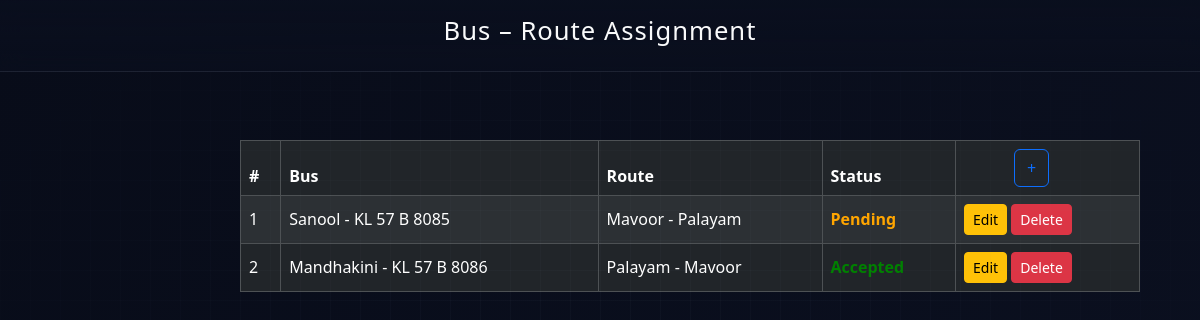
Page /assignbusroute (signed in) on the earlier database version.
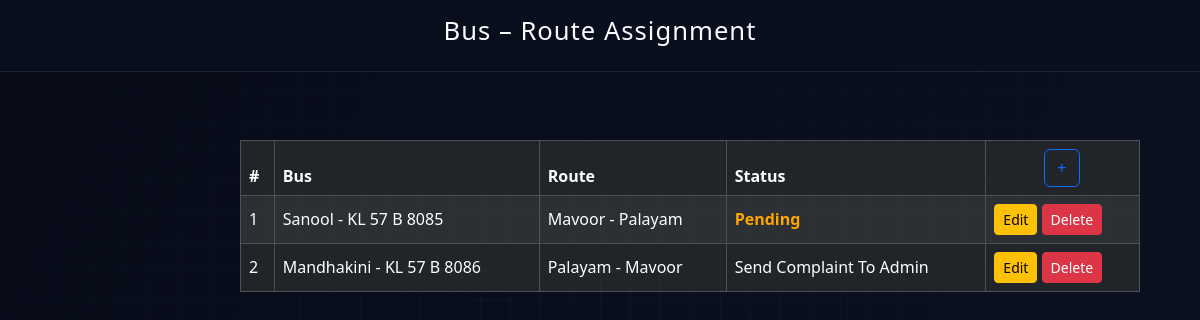
Same page on the later database version.
### busapp/models.py (models this page shows)
class AssignBusRoute(models.Model):
    BusId = models.ForeignKey(BusModel, on_delete=models.CASCADE, null=True, blank=True)
    RouteId = models.ForeignKey(BusRoutesModel, on_delete=models.CASCADE, null=True, blank=True)
    status = models.CharField(max_length=100, null=True, blank=True, default='Pending')

class BusModel(models.Model):
    OwnerId = models.ForeignKey(OwnerModel, on_delete=models.CASCADE, null=True, blank=True)
    name = models.CharField(max_length=100, null=True, blank=True)
    Number = models.CharField(max_length=100, null=True, blank=True)
    Type = models.CharField(max_length=100, null=True, blank=True)
    capacity = models.CharField(max_length=100, null=True, blank=True)
    image = models.FileField(upload_to='busimages', null=True, blank=True)

class BusRoutesModel(models.Model):
    source = models.CharField(max_length=100, null=True, blank=True)
    destination = models.CharField(max_length=100, null=True, blank=True)
    created_at = models.DateField(auto_now_add=True)
    updated_at = models.DateField(auto_now=True)

### busapp/views.py (the view, shortened to what this page needs)
# urls.py: path('assignbusroute', AssignBusRouteView.as_view(), name='assignbusroute'),
class AssignBusRouteView(View):
    def get(self, request):
        c = request.session['login_id']
        routes = BusRoutesModel.objects.all()
        all_buses = BusModel.objects.filter(OwnerId__Login_ID__id=c)
        unassigned_buses = all_buses.exclude(
            id__in=AssignBusRoute.objects.values_list("BusId_id", flat=True)
        )
        assigned = AssignBusRoute.objects.filter(BusId__OwnerId__Login_ID__id=c)
        return render(request, 'BusOwner/AssignBusRoute.html', {
            'routes': routes,
            'bus': unassigned_buses,      # for Add Modal
            'all_buses': all_buses,       # for Edit Modal
            'assigned': assigned
        })

### templates/BusOwner/AssignBusRoute.html (shortened to what this page needs)
{% load static %}
<html lang="en">
<head>
  <link href="https://cdn.jsdelivr.net/npm/bootstrap@5.3.2/dist/css/bootstrap.min.css" rel="stylesheet">
  <link rel="stylesheet" href="{% static 'css/dash.css' %}">
</head>
<body>
  <header>
    <h1>Bus – Route Assignment</h1>
  </header>
<div class="container mt-5 text-center">
<div class="d-flex justify-content-center">
  <table class="table table-dark table-striped table-bordered align-middle" style="width: 900px; margin-left: 180px;">
    <thead>
      <tr>
        <th>#</th>
        <th>Bus</th>
        <th>Route</th>
        <th>Status</th>
        <th>
          <button class="btn btn-outline-primary" style="margin-left: 50px;" data-bs-toggle="modal" data-bs-target="#assignModal">+</button>
        </th>
      </tr>
    </thead>
    <tbody>
      {% if assigned %}
        {% for i in assigned %}
        <tr>
          <td>{{ forloop.counter }}</td>
          <td>{{ i.BusId.name }} - {{ i.BusId.Number }}</td>
          <td>{{ i.RouteId.source }} - {{ i.RouteId.destination }}</td>
          {% if i.status == "Pending" %}
          <td style="color: orange;"><b>{{ i.status }}</b></td>
          {% elif i.status == "Accepted" %}
          <td style="color: green;"><b>{{ i.status }}</b></td>
          {% elif i.status == "Rejected" %}
          <td style="color: red;"><b>{{ i.status }}</b></td>
          {% else %}
          <td>Send Complaint To Admin</td>
          {% endif %}
          <td>
            <button class="btn btn-sm btn-warning editBtn"
                    data-bs-toggle="modal"
                    data-bs-target="#editModal"
                    data-id="{{ i.id }}"
                    data-busid="{{ i.BusId.id }}"
                    data-routeid="{{ i.RouteId.id }}">
              Edit
            </button>
            <button class="btn btn-sm btn-danger" onclick="window.location='/assignbusroute/delete/{{i.id}}/'">Delete</button>
          </td>
        </tr>
        {% endfor %}
      {% else %}
        <tr>
          <td colspan="4" class="text-center">No Signed Buses</td>
        </tr>
      {% endif %}
    </tbody>
  </table>
</div>
</body>
</html>

Differences in the rows shown:
changed AssignBusRoute "Mandhakini": status "Accepted" → (not shown); now shows "Send Complaint To Admin"
